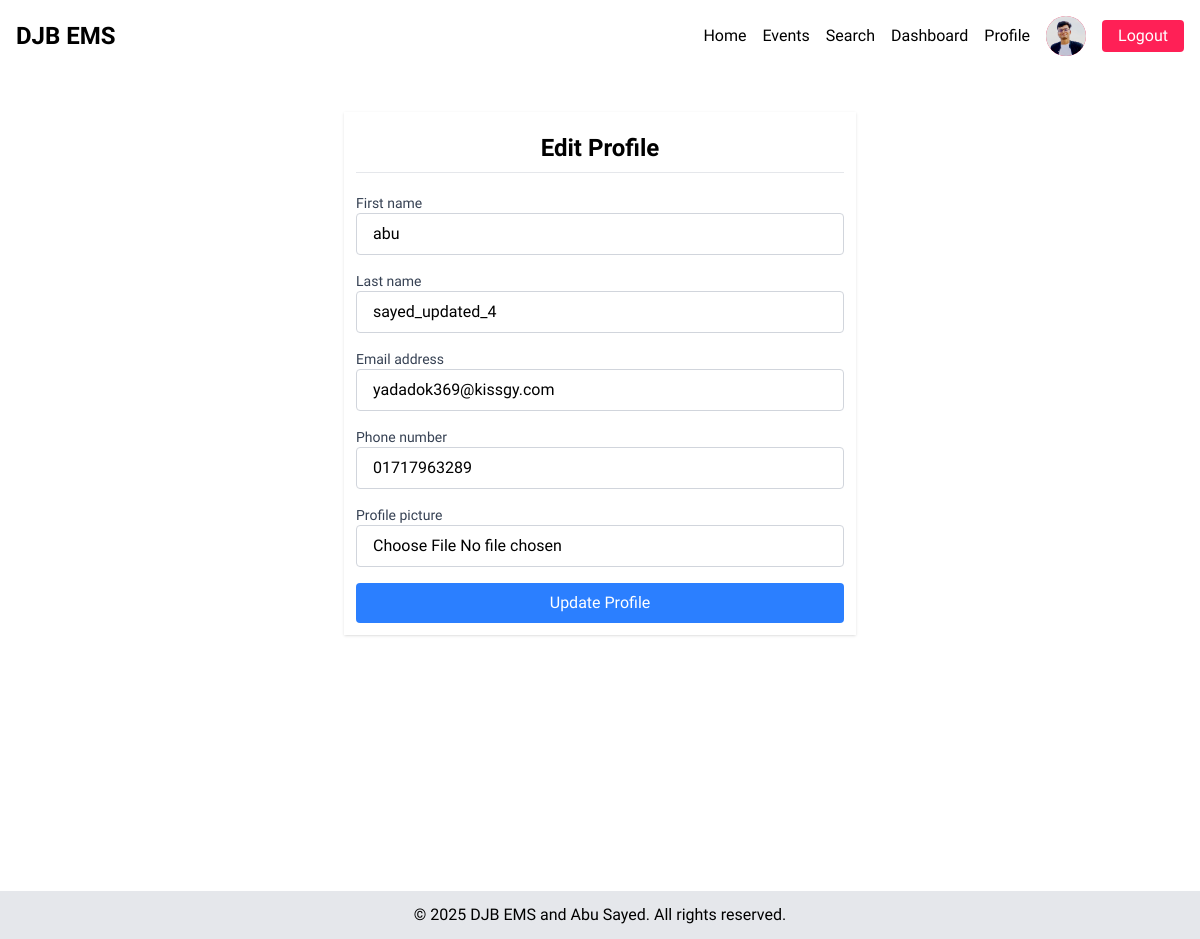
/users/edit-profile/ (signed in), run on the app's committed database.
### users/models.py (models this page shows, shortened)
class CustomUser(AbstractUser):
    phone_number = models.CharField( max_length=17, blank=True, null=True)
    profile_picture = models.ImageField(upload_to='profile_images', blank=True, null=True, default='profile_images/default.png')

### users/views.py (the view, shortened to what this page needs)
# urls.py: path('edit-profile/', EditProfileView.as_view(), name='edit-profile'),
class EditProfileView(LoginRequiredMixin, UpdateView):
    model = CustomUser
    form_class = EditProfileForm
    template_name = "edit-profile.html"
    success_url = reverse_lazy("profile")
    login_url = "login"
    def get_object(self):
        return self.request.user

### users/forms.py (shortened to what this page needs)
class EditProfileForm(forms.ModelForm):
    class Meta:
        model = CustomUser
        fields = ['first_name', 'last_name', 'email', 'phone_number', 'profile_picture']
        widgets = {
            'first_name': forms.TextInput(attrs={
                'class': DEFAULT_CLASSES,
                'placeholder': 'Enter first name'
            }),
            'last_name': forms.TextInput(attrs={
                'class': DEFAULT_CLASSES,
                'placeholder': 'Enter last name'
            }),
            'email': forms.EmailInput(attrs={
                'class': DEFAULT_CLASSES,
                'placeholder': 'Enter email'
            }),
            'phone_number': forms.TextInput(attrs={
                'class': DEFAULT_CLASSES,
                'placeholder': 'Enter phone number'
            }),
            'profile_picture': forms.FileInput(attrs={
                'class': DEFAULT_CLASSES
            })
        }

### users/templates/edit-profile.html (shortened to what this page needs)
{% extends 'base.html' %}
{% block content %}
<div class="container mx-auto mt-10 h-[calc(100vh-100px)]">
    <div class="w-full md:w-1/2 mx-auto bg-white shadow-sm p-3 mt-10 mb-64">
        <h1 class="text-2xl font-bold text-center mb-5 border-b border-gray-200 py-2">Edit Profile</h1>
        <form action="{% url 'edit-profile' %}" method="post" enctype="multipart/form-data">
            {% for field in form %}
                <div class="mb-4">
                    <label class="block text-sm font-medium text-gray-700" for="{{ field.id_for_label }}">{{ field.label }}</label>
                    {{ field }}
                </div>
            {% endfor %}
            <button type="submit" class="bg-blue-500 text-white px-4 py-2 rounded w-full cursor-pointer hover:bg-blue-600 ">Update Profile</button>
        </form>
    </div>
</div>
{% endblock %}

### templates/base.html (shortened to what this page needs)
{% load static %}
<!DOCTYPE html>
<html lang="en">
  <head>
    <link href="{% static 'css/output.css' %}" rel="stylesheet" />
    <link href="{% static 'css/style.css' %}" rel="stylesheet" />
  </head>
  <body>
    <nav
      class="bg-white border-gray-200 dark:bg-gray-200 fixed-top shadow-b-md"
    >
      <div
        class="max-w-screen-xl flex flex-wrap items-center justify-between mx-auto p-4"
      >
        <a href="/" class="text-2xl font-semibold"> DJB EMS </a>
        <div class="hidden w-full md:block md:w-auto" id="navbar-default">
          <ul
            class="font-medium flex justify-center items-center flex-col p-4 md:p-0 mt-4 border border-gray-100 rounded-lg bg-gray-50 md:flex-row md:space-x-4 rtl:space-x-reverse md:mt-0 md:border-0 md:bg-white dark:bg-gray-200 md:dark:bg-gray-200 dark:border-gray-200"
          >
            <li>
              <a
                href="{% url 'home' %}"
                class="block py-2 px-3 md:p-0"
                aria-current="page"
                >Home</a
              >
            </li>
            <li>
              <a href="{% url 'event-list' %}" class="block py-2 px-3 md:p-0"
                >Events</a
              >
            </li>
            <li>
              <a href="{% url 'search-view' %}" class="block py-2 px-3 md:p-0"
                >Search</a
              >
            </li>
            {% if user.is_authenticated %}
            <li>
              <a
                href="{% url 'dashboard' %}"
                class="block py-2 px-3 md:p-0"
                >Dashboard</a
              >
            </li>
            <li>
              <a
                href="{% url 'profile' %}"
                class="block py-2 px-3 md:p-0"
                >Profile</a
              >
            </li>
            <li class="w-10 h-10 bg-rose-500 text-white  rounded-full cursor-pointer hover:bg-rose-600 flex items-center justify-center">
              {% if user.profile_picture %}
              <img src="{{user.profile_picture.url}}" alt="Profile Picture" class="w-10 h-10 object-cover rounded-full">
              {% else %}
              {{user.username|slice:"1" |upper}}
              {% endif %}
            </li>
            <li class="px-4 py-0 mb-2 md:mb-0 md:py-1 bg-rose-500 text-white  rounded cursor-pointer hover:bg-rose-600">
              <a
                href="{% url 'logout' %}"
                class="block py-2 px-3 md:p-0 "
                >Logout</a
              >
            </li>
            {% endif %}
          </ul>
        </div>
      </div>
    </nav>
    <div class="min-h-[100vh-100px]">
    {% block content %} {% endblock content %}
    </div>
    <footer class="bg-gray-200 mt-5">
      <div class="container mx-auto text-center p-3">
        <p>&copy; 2025 DJB EMS and Abu Sayed. All rights reserved.</p>
      </div>
    </footer>
  </body>
</html>

### static/css/style.css (style rules this page uses)
body { font-family: "Lexend", sans-serif; }

### data on the page
CustomUser: profile_picture (picture), form "abu" "sayed_updated_4" "yadadok369@kissgy.com" "01717963289"

### other printed values
{{ field.label }} "First name" "Last name" "Email address" "Phone number" "Profile picture"
